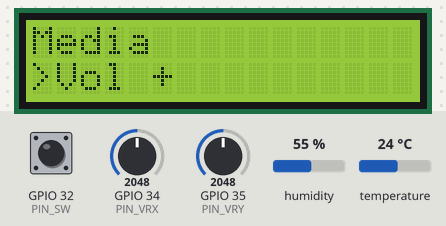
Simulated run of this sketch. Board: ESP32. On the bench: 16×2 character LCD. The inputs (shaded band) are chosen by the test bench; at power-on: GPIO 34 (PIN_VRX) = 2048, GPIO 35 (PIN_VRY) = 2048, GPIO 32 (PIN_SW) HIGH, humidity 55 %, temperature 24 °C. USB keyboard and mouse output is not drawn.

Above: at 1.2 s.
1.3 s: GPIO 34 (PIN_VRX) set to 2479
2.8 s: GPIO 34 (PIN_VRX) set to 2597
At 4.8 s:
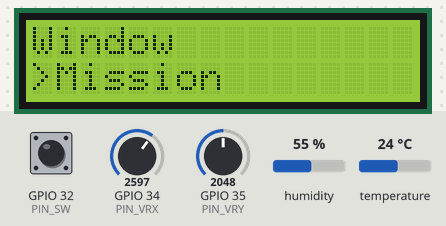
4.9 s: GPIO 34 (PIN_VRX) set to 2047
6.4 s: GPIO 35 (PIN_VRY) set to 2866
At 6.55 s:
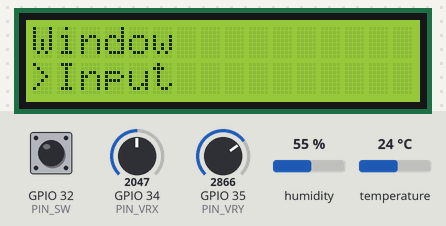
8.7 s: GPIO 32 (PIN_SW) pulled LOW for 3.2 s
At 10.53 s:
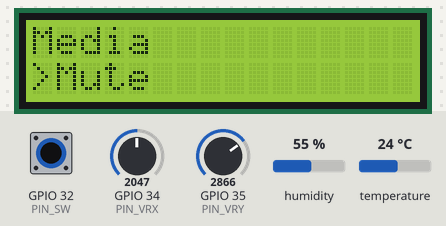
13.4 s: GPIO 34 (PIN_VRX) set to 1602
14.9 s: GPIO 34 (PIN_VRX) set to 1522
At 15.05 s:
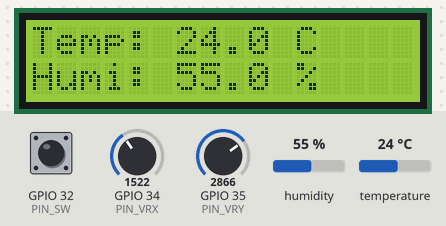
Timing chart, 0 to 17.9 s (numbered marks = the images above; inputs shaded):
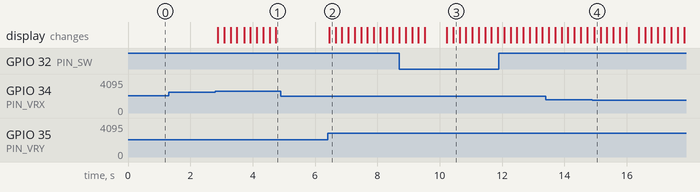

Measured:
- the behaviour switches between 2548 and 2549 on GPIO 34 (PIN_VRX) (found by bisection; images 0 and 1)
- the behaviour switches between 1548 and 1547 on GPIO 34 (PIN_VRX) (found by bisection; images 3 and 4)
- after the input at 1.3 s, every drawn part: stays the same
- after the input at 2.8 s, the display: first changes after 0.08 s (image 1 shows a later state)
- after the input at 4.9 s, every drawn part: stays the same
- after the input at 6.4 s, the display: changes after 0.05 s (image 2)
- after the input at 14.9 s, the display: changes after 0.05 s (image 4)

The sketch:

ESP32_MacroBar.ino
```cpp
// ESP32 MacroBar — Main Entry Point
#include "menu.h"
#include "joystick.h"
#include "lcd_display.h"
#include "ble_hid.h"
#include "dht_sensor.h"

#define SENSOR_PAGE 5

void setup() {
  Serial.begin(115200);
  joystickInit();
  lcdInit();
  bleInit();
  dhtInit();
  lcdRender(currentPage(), currentItem());
}

void loop() {
  Direction dir = joystickRead();

  switch (dir) {
    case DIR_LEFT:  prevPage(); break;
    case DIR_RIGHT: nextPage(); break;
    case DIR_UP:    prevItem(); break;
    case DIR_DOWN:  nextItem(); break;
    case DIR_NONE:  break;
  }

  if (buttonPressed()) {
    executeAction(currentPage(), currentItem());
    delay(500);  // cooldown after action to prevent joystick drift triggering next input
    return;
  }

  if (buttonLongPressed()) {
    resetToFirstPage();
    delay(500);
    return;
  }

  if (currentPage() == SENSOR_PAGE) {
    static unsigned long _lastDhtUpdate = 0;
    if (millis() - _lastDhtUpdate > 2000) {
      dhtRender();
      _lastDhtUpdate = millis();
    }
  } else {
    lcdRender(currentPage(), currentItem());
  }
  delay(100);
}
```

ble_hid.h
```cpp
#pragma once
#include <BleKeyboard.h>
#include "menu.h"

static BleKeyboard _ble("ESP32 MacroBar", "DIY", 100);

inline void bleInit() {
  _ble.begin();
}

inline bool bleReady() {
  return _ble.isConnected();
}

// Open a URL via Spotlight (Cmd+Space → type URL char by char → wait → Enter)
static void openURL(const char* url) {
  _ble.press(KEY_LEFT_GUI);
  _ble.press(' ');
  delay(50);
  _ble.releaseAll();
  delay(800);
  // Type each character slowly so BLE doesn't drop chars
  for (int i = 0; url[i] != '\0'; i++) {
    _ble.print(url[i]);
    delay(50);
  }
  delay(1500);
  _ble.write(KEY_RETURN);
}

inline void executeAction(uint8_t page, uint8_t item) {
  if (!bleReady()) return;

  // Page 0: Media
  if (page == 0) {
    if (item == 0) _ble.write(KEY_MEDIA_VOLUME_UP);
    if (item == 1) _ble.write(KEY_MEDIA_VOLUME_DOWN);
    if (item == 2) _ble.write(KEY_MEDIA_MUTE);
    if (item == 3) _ble.write(KEY_MEDIA_PLAY_PAUSE);
  }

  // Page 1: Media 2
  if (page == 1) {
    if (item == 0) _ble.write(KEY_MEDIA_PREVIOUS_TRACK);
    if (item == 1) _ble.write(KEY_MEDIA_NEXT_TRACK);
  }

  // Page 2: Sites
  if (page == 2) {
    if (item == 0) openURL("https://www.youtube.com");
    if (item == 1) openURL("https://www.github.com");
    if (item == 2) openURL("https://www.chatgpt.com");
    if (item == 3) openURL("https://www.claude.ai");
  }

  // Page 3: System
  if (page == 3) {
    if (item == 0) {
      // Lock screen: Cmd+Ctrl+Q
      _ble.press(KEY_LEFT_GUI);
      _ble.press(KEY_LEFT_CTRL);
      _ble.press('q');
      delay(50);
      _ble.releaseAll();
    }
    if (item == 1) {
      // Screenshot: Cmd+Shift+4
      _ble.press(KEY_LEFT_GUI);
      _ble.press(KEY_LEFT_SHIFT);
      _ble.press('4');
      delay(50);
      _ble.releaseAll();
    }
  }

  // Page 4: Window
  if (page == 4) {
    if (item == 0) {
      // Mission Control: Ctrl+Up
      _ble.press(KEY_LEFT_CTRL);
      _ble.press(KEY_UP_ARROW);
      delay(50);
      _ble.releaseAll();
    }
    if (item == 1) {
      // Switch input method: Ctrl+Space
      _ble.press(KEY_LEFT_CTRL);
      _ble.press(' ');
      delay(50);
      _ble.releaseAll();
    }
    if (item == 2) {
      // Show Desktop: F11
      _ble.write(KEY_F11);
    }
  }
}
```

dht_sensor.h
```cpp
#pragma once
#include <DHT.h>
#include "lcd_display.h"

#define DHT_PIN  4
#define DHT_TYPE DHT11

static DHT _dht(DHT_PIN, DHT_TYPE);

inline void dhtInit() {
  _dht.begin();
}

inline void dhtRender() {
  float temp = _dht.readTemperature();
  float hum  = _dht.readHumidity();

  _lcd.setCursor(0, 0);
  if (isnan(temp) || isnan(hum)) {
    _lcd.print("Sensor Error    ");
    _lcd.setCursor(0, 1);
    _lcd.print("Check DHT11     ");
    return;
  }

  char line1[17];
  char line2[17];
  snprintf(line1, sizeof(line1), "Temp: %.1f C    ", temp);
  snprintf(line2, sizeof(line2), "Humi: %.1f %%   ", hum);
  _lcd.print(line1);
  _lcd.setCursor(0, 1);
  _lcd.print(line2);
}
```

joystick.h
```cpp
#pragma once
#include <Arduino.h>

#define PIN_VRX     34
#define PIN_VRY     35
#define PIN_SW      32

#define DEAD_ZONE   500
#define CENTER      2048
#define DEBOUNCE_MS 200
#define LONG_PRESS_MS 1000

enum Direction { DIR_NONE, DIR_UP, DIR_DOWN, DIR_LEFT, DIR_RIGHT };

static unsigned long _lastMoveTime   = 0;
static unsigned long _btnPressStart  = 0;
static bool          _btnWasPressed  = false;
static bool          _longFired      = false;

inline void joystickInit() {
  pinMode(PIN_SW, INPUT_PULLUP);
}

inline Direction joystickRead() {
  unsigned long now = millis();
  if (now - _lastMoveTime < DEBOUNCE_MS) return DIR_NONE;

  int x = analogRead(PIN_VRX) - CENTER;
  int y = analogRead(PIN_VRY) - CENTER;

  Direction dir = DIR_NONE;
  if      (x >  DEAD_ZONE) dir = DIR_RIGHT;
  else if (x < -DEAD_ZONE) dir = DIR_LEFT;
  else if (y >  DEAD_ZONE) dir = DIR_DOWN;
  else if (y < -DEAD_ZONE) dir = DIR_UP;

  if (dir != DIR_NONE) _lastMoveTime = now;
  return dir;
}

// Returns true once per press (after release)
inline bool buttonPressed() {
  bool held = (digitalRead(PIN_SW) == LOW);
  unsigned long now = millis();

  if (held && !_btnWasPressed) {
    _btnPressStart = now;
    _btnWasPressed = true;
    _longFired     = false;
  }

  if (!held && _btnWasPressed) {
    _btnWasPressed = false;
    long dur = now - _btnPressStart;
    if (dur < LONG_PRESS_MS) return true;
  }
  return false;
}

// Returns true once when held >= LONG_PRESS_MS
inline bool buttonLongPressed() {
  if (!_btnWasPressed || _longFired) return false;
  if (millis() - _btnPressStart >= LONG_PRESS_MS) {
    _longFired = true;
    return true;
  }
  return false;
}
```

menu.h
```cpp
#pragma once

// ── Menu structure ──────────────────────────────────────────
struct MenuItem {
  const char* label;
};

struct MenuPage {
  const char* title;
  MenuItem items[4];
  uint8_t itemCount;
};

static const MenuPage PAGES[] = {
  { "Media",   { {"Vol +"},  {"Vol -"},  {"Mute"},  {"Play"} },  4 },
  { "Media 2", { {"Prev"},   {"Next"},   {""},       {""} },      2 },
  { "Sites",   { {"YouTube"}, {"GitHub"}, {"ChatGPT"}, {"Claude"} }, 4 },
  { "System",  { {"Lock"},   {"Screenshot"}, {""}, {""} },        2 },
  { "Window",  { {"Mission"}, {"Input"},  {"Desktop"}, {""} },   3 },
  { "Sensor",  { {"Temp/Hum"}, {""}, {""}, {""} },               1 },
};

static const uint8_t PAGE_COUNT = sizeof(PAGES) / sizeof(PAGES[0]);

// ── State ────────────────────────────────────────────────────
static uint8_t _page = 0;
static uint8_t _item = 0;

inline uint8_t currentPage() { return _page; }
inline uint8_t currentItem() { return _item; }

inline void nextPage() {
  _page = (_page + 1) % PAGE_COUNT;
  _item = 0;
}

inline void prevPage() {
  _page = (_page == 0) ? PAGE_COUNT - 1 : _page - 1;
  _item = 0;
}

inline void nextItem() {
  _item = (_item + 1) % PAGES[_page].itemCount;
}

inline void prevItem() {
  uint8_t count = PAGES[_page].itemCount;
  _item = (_item == 0) ? count - 1 : _item - 1;
}

inline void resetToFirstPage() {
  _page = 0;
  _item = 0;
}
```

lcd_display.h
```cpp
#pragma once
#include <LiquidCrystal.h>
#include "menu.h"

// RS, E, D4, D5, D6, D7
static LiquidCrystal _lcd(19, 23, 18, 17, 16, 15);

static uint8_t _lastPage = 255;
static uint8_t _lastItem = 255;

inline void lcdInit() {
  _lcd.begin(16, 2);
  _lcd.clear();
}

inline void lcdRender(uint8_t page, uint8_t item) {
  if (page == _lastPage && item == _lastItem) return;
  _lastPage = page;
  _lastItem = item;

  const MenuPage& p = PAGES[page];

  _lcd.setCursor(0, 0);
  _lcd.print(p.title);
  // Pad to clear leftover chars
  for (int i = strlen(p.title); i < 16; i++) _lcd.print(' ');

  _lcd.setCursor(0, 1);
  char buf[17];
  snprintf(buf, sizeof(buf), ">%-15s", p.items[item].label);
  _lcd.print(buf);
}
```
